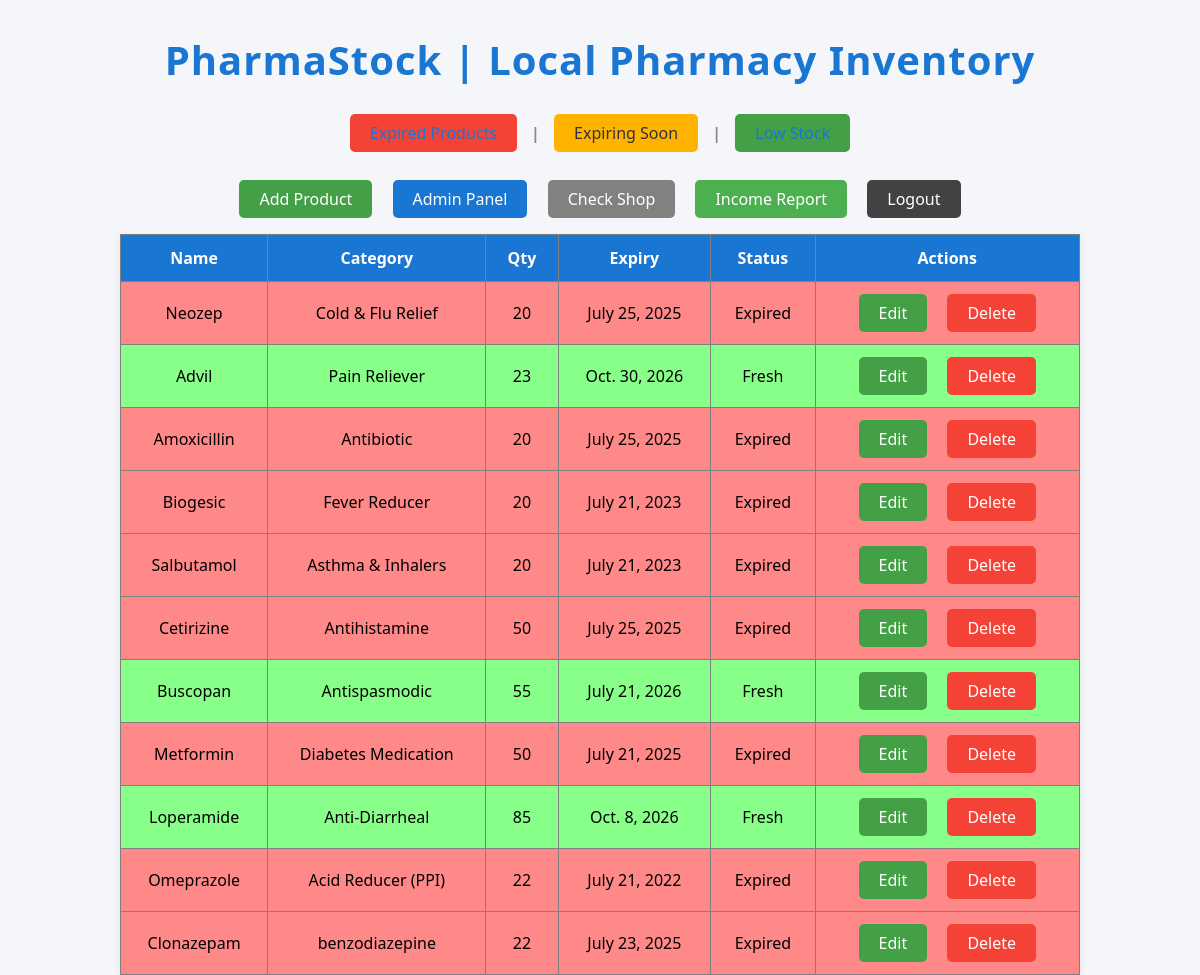
Page /dashboard/products/ (signed in) on the earlier database version.
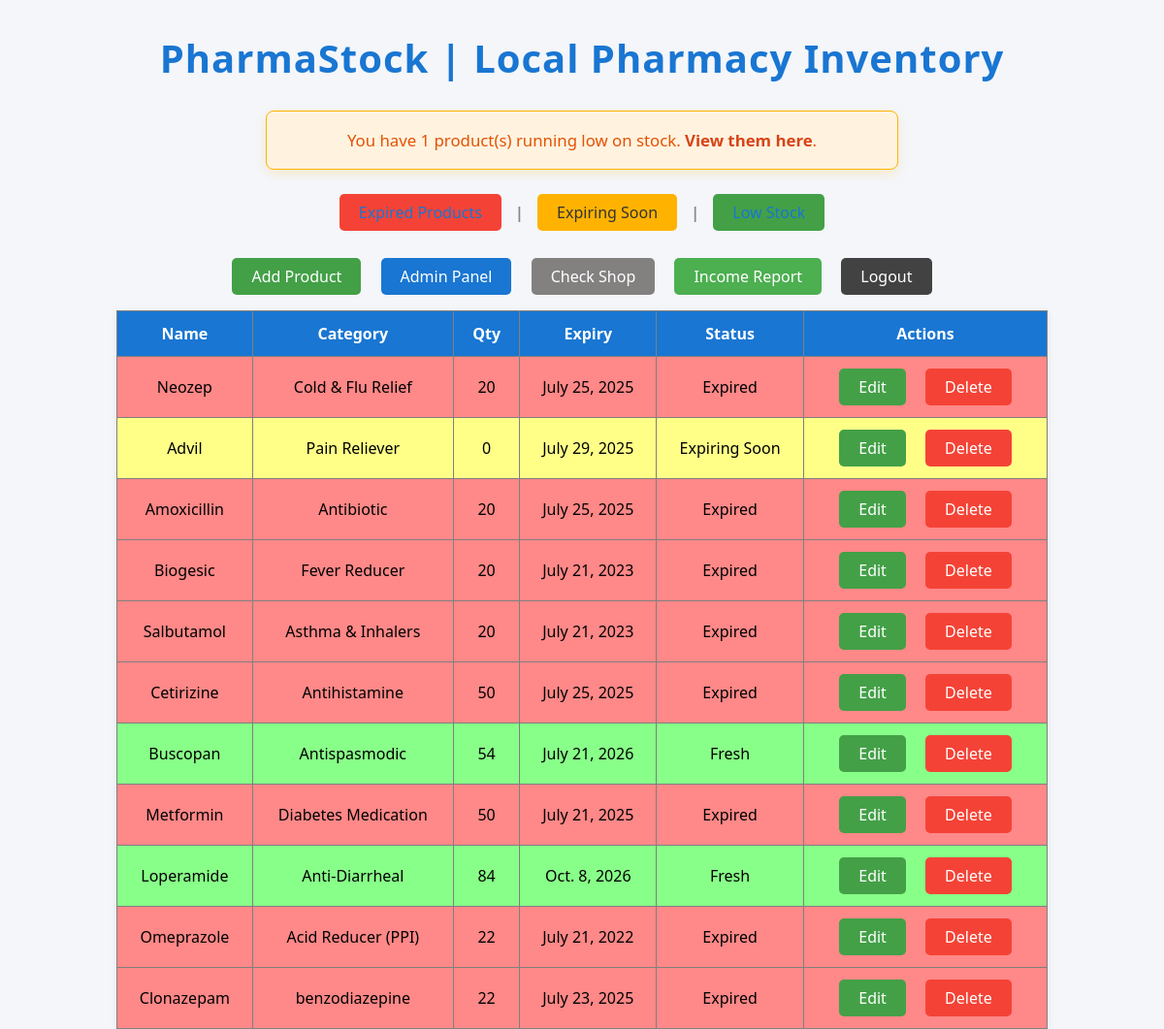
Same page on the later database version.
### inventory/models.py (models this page shows, shortened)
class Product(models.Model):
    name = models.CharField(max_length=100)
    category = models.CharField(max_length=50)
    quantity = models.PositiveIntegerField()
    expiry_date = models.DateField()
    price = models.DecimalField(max_digits=10, decimal_places=2, default=0.00)
    low_stock_threshold = models.PositiveIntegerField(default=10)
    def is_expired(self):
        return timezone.now().date() > self.expiry_date
    def days_until_expiry(self):
        return (self.expiry_date - timezone.now().date()).days
    @property
    def is_low_stock(self):
        return self.quantity < self.low_stock_threshold
    @property
    def status(self):
        if self.is_expired():
            return "Expired"
        elif self.days_until_expiry() <= 7:
            return "Expiring Soon"
        elif self.is_low_stock:
            return "Low Stock"
        return "Fresh"

### inventory/views.py (the view)
# urls.py: path('dashboard/products/', views.product_list, name='product_list'),
@admin_required
def product_list(request):
    products = Product.objects.all()
    low_stock_count = sum(1 for p in products if p.is_low_stock)
    today = timezone.now().date()
    return render(request, 'inventory/product_list.html', {'products': products, 'today': today, 'low_stock_count': low_stock_count})

### inventory/views.py (called while the page is built)
def admin_required(view_func):
    decorated_view_func = login_required(user_passes_test(lambda u: u.is_staff)(view_func))
    return decorated_view_func

### inventory/templates/inventory/product_list.html (shortened to what this page needs)
<!DOCTYPE html>
{% load static %}
<html>
<head>
    <link rel="stylesheet" href="{% static 'styles.css' %}">
</head>
<body>
    <h1 class="main-title">PharmaStock | Local Pharmacy Inventory</h1>
    {% if low_stock_count > 0 %}
        <div class="low-stock-alert">
            <p>You have {{ low_stock_count }} product(s) running low on stock. <a href="{% url 'low_stock' %}">View them here</a>.</p>
        </div>
    {% endif %}
        <div class="nav-links">
            <a href="{% url 'expired_products' %}" class="nav-btn expired">Expired Products</a>
            <span class="divider">|</span>
            <a href="{% url 'expiring_soon' %}" class="nav-btn expiring">Expiring Soon</a>
            <span class="divider">|</span>
            <a href="{% url 'low_stock' %}" class="nav-btn low-stock">Low Stock</a>
        </div>
        <div style="text-align:center; margin-bottom: 16px;">
                <a href="{% url 'product_add' %}" class="nav-btn" style="margin-right: 8px;">Add Product</a>
                <a href="/admin/" class="nav-btn" style="background-color: #1976d2; color: white; margin-right: 8px;">Admin Panel</a>
                <a href="{% url 'customer_product_list' %}" class="nav-btn" style="background-color: #838080ff; color: white;">Check Shop</a>
                <a href="{% url 'income_report' %}" class="nav-btn" style="background-color: #4CAF50; color: white;">Income Report</a>
                <a href="{% url 'logout' %}" class="nav-btn" style="background-color: #424242; color: white;">Logout</a>
        </div>
    <table border="1">
         <tr>
            <th>Name</th><th>Category</th><th>Qty</th><th>Expiry</th><th>Status</th><th>Actions</th>
        </tr>
        {% for product in products %}
        <tr style="background-color: {% if product.status == 'Expired' %}#f88{% elif product.status == 'Expiring Soon' %}#ff8{% elif product.status == 'Low Stock' %}#ffcc80{% else %}#8f8{% endif %}">
            <td>{{ product.name }}</td>
            <td>{{ product.category }}</td>
            <td>{{ product.quantity }}</td>
            <td>{{ product.expiry_date }}</td>
            <td>{{ product.status }}</td>
            <td>
                <a href="{% url 'product_edit' product.pk %}" class="nav-btn">Edit</a>
                <a href="{% url 'product_delete' product.pk %}" class="nav-btn expired">Delete</a>
            </td>
        </tr>
        {% endfor %}
    </table>
</body>
</html>

Differences in the rows shown:
changed Product "Advil": quantity "23" → "0"; expiry_date "Oct. 30, 2026" → "July 29, 2025"; status "Fresh" → "Expiring Soon"
changed Product "Buscopan": quantity "55" → "54"
changed Product "Loperamide": quantity "85" → "84"
Other differences:
{{ low_stock_count }}: (not shown) → "1"
text now shown: "You have product(s) running low on stock. View them here ."
